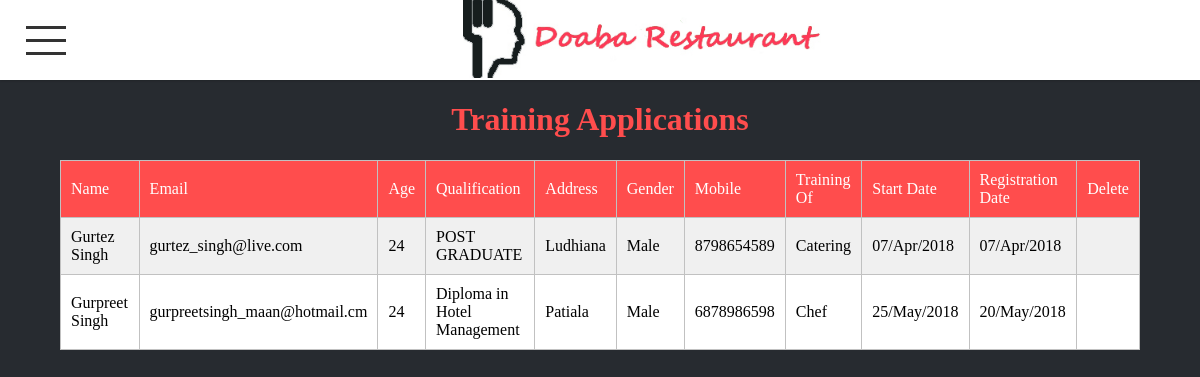
/Admin/training-manager.php (signed in), run on the app's committed database.
### tables this page shows
CREATE TABLE `training` (
  `id` int(11) NOT NULL,
  `name` varchar(100) DEFAULT NULL,
  `email` varchar(100) DEFAULT NULL,
  `age` int(11) DEFAULT NULL,
  `qualification` varchar(200) DEFAULT NULL,
  `address` varchar(500) DEFAULT NULL,
  `gender` varchar(15) DEFAULT NULL,
  `mobile` varchar(20) DEFAULT NULL,
  `trainingof` varchar(20) DEFAULT NULL,
  `startdate` varchar(50) DEFAULT NULL,
  `registerdate` varchar(50) DEFAULT NULL
);

### Admin/training-manager.php (the view, shortened to what this page needs)
<?php
    if(isset($_SESSION["admin"]))
    {
        include "inc/header.php";
    }
    else
    {
        header("Location: login.php");
    }
                ?>
<h1>Training Applications</h1>
<form method="POST">
<?php
    $training = $conn->query("SELECT * FROM training");
    if($taining ->num_rows !== 0)
    {
        echo "<div class='manage-container'>";
        echo "<table>";
        echo "<tr>
              <td>Name</td>
              <td>Email</td>
              <td>Age</td>
              <td>Qualification</td>
              <td>Address</td>
              <td>Gender</td>
              <td>Mobile</td>
              <td>Training Of</td>
              <td>Start Date</td>
              <td>Registration Date</td>
              <td>Delete</td> </tr>";
        while($rows = $training ->fetch_array())
        {
             ?>
              <tr>
              <td><?php echo $rows["name"]; ?></td>
              <td><?php echo $rows["email"]; ?></td>
              <td><?php echo $rows["age"]; ?></td>
              <td><?php echo $rows["qualification"]; ?></td>
              <td><?php echo $rows["address"]; ?></td>
              <td><?php echo $rows["gender"]; ?></td>
              <td><?php echo $rows["mobile"]; ?></td>
              <td><?php echo $rows["trainingof"]; ?></td>
              <td><?php echo $rows["startdate"]; ?></td>
              <td><?php echo $rows["registerdate"]; ?></td>
              <td><button name="delete" type="submit" value=<?php echo $rows["id"] ?>><i class="fas fa-trash"></i></button></td> </tr>
             <?php
        }
        echo "</table></div>";
    }
    else
    {
       ?>
       <h1>There is no appliation to view.</h1>
       <?php
    }
?>
</form>
</div>
</body>
</html>

### Admin/css/template.css (style rules this page uses)
* { border:none; text-decoration:none; }
h1 { color:#ff4d4d; }
.main-content .manage-container { width:90vw; height:auto; display:flex; flex-direction: column; justify-content: flex-start; align-items:center; }
.manage-container table { width:100%; border-collapse:collapse; }
.manage-container table,.manage-container table td { border:1px solid #c1c1c1; }
.manage-container table tr { background:#fff; }
.manage-container table td { padding:10px 10px; }
.manage-container table tr:nth-of-type(even) { background:#f0f0f0; }
.manage-container table tr:nth-of-type(1) { background: #ff4d4d; color:#fff; }
table td button { font-size: 20px; background:transparent; cursor:pointer; border:none; color:#444; }

### Admin/css/header.css (style rules this page uses)
button { outline:none; }
html,body { margin:0 0 0 0; padding:0 0 0 0; overflow: hidden; }
html { font-family:'century gothic'; font-size:1em; margin:0 0 0 0; padding:0 0 0 0; }

### data on the page
training: name "Gurtez Singh", email "gurtez_singh@live.com", age "24", qualification "POST GRADUATE", address "Ludhiana", gender "Male", mobile "8798654589", trainingof "Catering", startdate "07/Apr/2018", registerdate "07/Apr/2018", $rows["id"] 2 (drawn)
training: name "Gurpreet Singh", email "gurpreetsingh_maan@hotmail.cm", age "24", qualification "Diploma in Hotel Management", address "Patiala", gender "Male", mobile "6878986598", trainingof "Chef", startdate "25/May/2018", registerdate "20/May/2018", $rows["id"] 5 (drawn)
